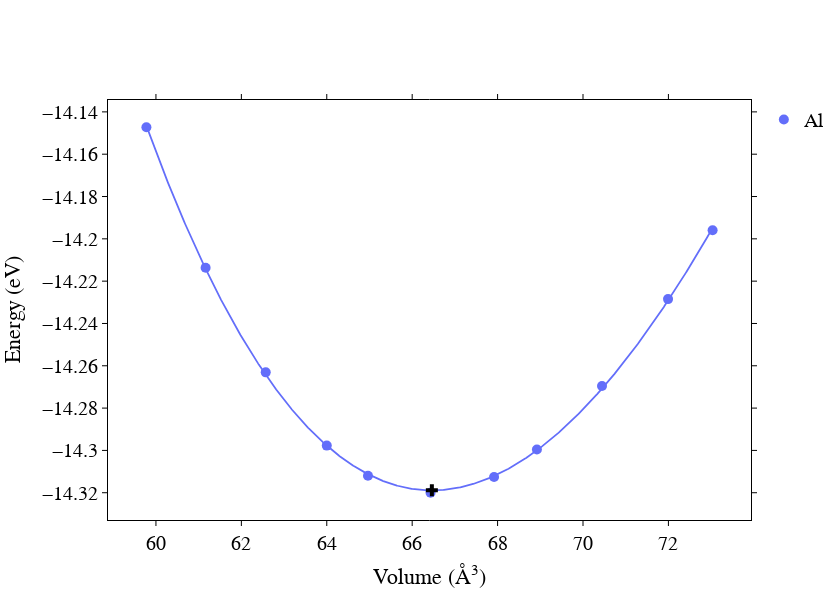

Source (notebook cell):
### Code cell
fig = eos_fit.plot_ev(df, eos_name="BM4")

### Figure 1 — Plotly figure (JSON) as saved in the notebook; plotly's stock layout.template omitted (floating-point values rounded to 4 significant figures; data arrays with more than 128 entries replaced by an {"elided": "..."} marker saying what was removed)
{"data": [{"legendgroup": "eos", "marker": {"color": "rgba(99, 110, 250, 1)", "size": 10, "symbol": "circle"}, "mode": "markers", "name": "Al", "type": "scatter", "x": [59.78, 61.16, 62.57, 64, 64.96, 66.43, 67.92, 68.92, 70.44, 71.99, 73.03], "y": [-14.15, -14.21, -14.26, -14.3, -14.31, -14.32, -14.31, -14.3, -14.27, -14.23, -14.2]}, {"legendgroup": "data", "line": {"color": "rgba(99, 110, 250, 1)", "width": 1.75}, "mode": "lines", "name": "BM4 fit", "showlegend": false, "type": "scatter", "x": {"elided": "1000 float values"}, "y": {"elided": "1000 float values"}}, {"legendgroup": "minimum", "marker": {"color": "black", "size": 10, "symbol": "cross"}, "mode": "markers", "name": "BM4 min energy", "showlegend": false, "type": "scatter", "x": [66.46], "y": [-14.32]}], "layout": {"font": {"family": "Devaju Sans"}, "height": 600, "legend": {"font": {"color": "black", "size": 20}}, "plot_bgcolor": "white", "width": 840, "xaxis": {"linecolor": "black", "linewidth": 1, "mirror": "allticks", "showgrid": false, "showline": true, "tickcolor": "black", "tickfont": {"color": "rgb(0,0,0)", "size": 20}, "ticks": "outside", "tickwidth": 1, "title": {"font": {"color": "rgb(0,0,0)", "size": 22}, "text": "Volume (Å<sup>3</sup>)"}}, "yaxis": {"linecolor": "black", "linewidth": 1, "mirror": "allticks", "showgrid": false, "showline": true, "tickcolor": "black", "tickfont": {"color": "rgb(0,0,0)", "size": 20}, "ticks": "outside", "tickwidth": 1, "title": {"font": {"color": "rgb(0,0,0)", "size": 22}, "text": "Energy (eV)"}}}}
